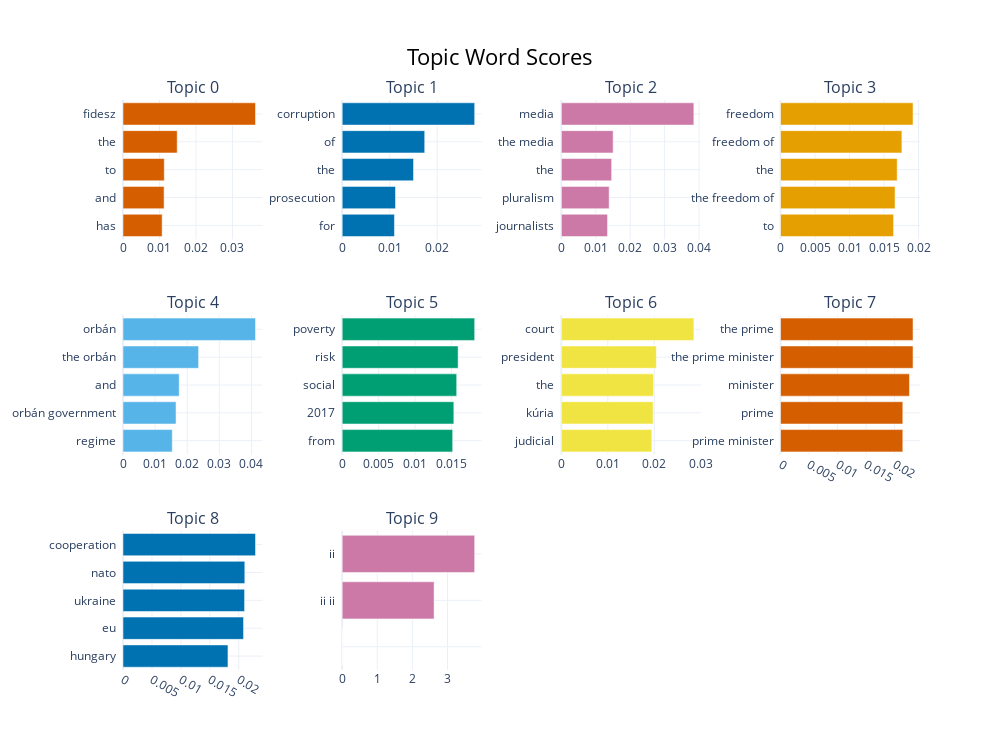

Notebook cell for this chart:
### Code cell
# visualize topic words/n_grams
model.visualize_barchart(top_n_topics=10)

### Figure 1 — Plotly figure (JSON) as saved in the notebook; plotly's stock layout.template omitted (floating-point values rounded to 4 significant figures)
{"data": [{"marker": {"color": "#D55E00"}, "orientation": "h", "type": "bar", "x": [0.01073, 0.01127, 0.01132, 0.01486, 0.03633], "xaxis": "x", "y": ["has  ", "and  ", "to  ", "the  ", "fidesz  "], "yaxis": "y"}, {"marker": {"color": "#0072B2"}, "orientation": "h", "type": "bar", "x": [0.011, 0.01122, 0.01501, 0.01737, 0.02788], "xaxis": "x2", "y": ["for  ", "prosecution  ", "the  ", "of  ", "corruption  "], "yaxis": "y2"}, {"marker": {"color": "#CC79A7"}, "orientation": "h", "type": "bar", "x": [0.01341, 0.01388, 0.01461, 0.01504, 0.03849], "xaxis": "x3", "y": ["journalists  ", "pluralism  ", "the  ", "the media  ", "media  "], "yaxis": "y3"}, {"marker": {"color": "#E69F00"}, "orientation": "h", "type": "bar", "x": [0.01638, 0.0166, 0.0169, 0.01759, 0.0192], "xaxis": "x4", "y": ["to  ", "the freedom of  ", "the  ", "freedom of  ", "freedom  "], "yaxis": "y4"}, {"marker": {"color": "#56B4E9"}, "orientation": "h", "type": "bar", "x": [0.01534, 0.01652, 0.0175, 0.02353, 0.04126], "xaxis": "x5", "y": ["regime  ", "orbán government  ", "and  ", "the orbán  ", "orbán  "], "yaxis": "y5"}, {"marker": {"color": "#009E73"}, "orientation": "h", "type": "bar", "x": [0.01515, 0.01531, 0.0157, 0.0159, 0.01817], "xaxis": "x6", "y": ["from  ", "2017  ", "social  ", "risk  ", "poverty  "], "yaxis": "y6"}, {"marker": {"color": "#F0E442"}, "orientation": "h", "type": "bar", "x": [0.01947, 0.01975, 0.01985, 0.02045, 0.02852], "xaxis": "x7", "y": ["judicial  ", "kúria  ", "the  ", "president  ", "court  "], "yaxis": "y7"}, {"marker": {"color": "#D55E00"}, "orientation": "h", "type": "bar", "x": [0.02144, 0.02144, 0.02261, 0.02323, 0.02323], "xaxis": "x8", "y": ["prime minister  ", "prime  ", "minister  ", "the prime minister  ", "the prime  "], "yaxis": "y8"}, {"marker": {"color": "#0072B2"}, "orientation": "h", "type": "bar", "x": [0.01813, 0.02082, 0.021, 0.02105, 0.02289], "xaxis": "x9", "y": ["hungary  ", "eu  ", "ukraine  ", "nato  ", "cooperation  "], "yaxis": "y9"}, {"marker": {"color": "#CC79A7"}, "orientation": "h", "type": "bar", "x": [1e-05, 1e-05, 1e-05, 2.619, 3.776], "xaxis": "x10", "y": ["  ", "  ", "  ", "ii ii  ", "ii  "], "yaxis": "y10"}], "layout": {"annotations": [{"font": {"size": 16}, "showarrow": false, "text": "Topic 0", "x": 0.0875, "xanchor": "center", "xref": "paper", "y": 1, "yanchor": "bottom", "yref": "paper"}, {"font": {"size": 16}, "showarrow": false, "text": "Topic 1", "x": 0.3625, "xanchor": "center", "xref": "paper", "y": 1, "yanchor": "bottom", "yref": "paper"}, {"font": {"size": 16}, "showarrow": false, "text": "Topic 2", "x": 0.6375, "xanchor": "center", "xref": "paper", "y": 1, "yanchor": "bottom", "yref": "paper"}, {"font": {"size": 16}, "showarrow": false, "text": "Topic 3", "x": 0.9125, "xanchor": "center", "xref": "paper", "y": 1, "yanchor": "bottom", "yref": "paper"}, {"font": {"size": 16}, "showarrow": false, "text": "Topic 4", "x": 0.0875, "xanchor": "center", "xref": "paper", "y": 0.6222, "yanchor": "bottom", "yref": "paper"}, {"font": {"size": 16}, "showarrow": false, "text": "Topic 5", "x": 0.3625, "xanchor": "center", "xref": "paper", "y": 0.6222, "yanchor": "bottom", "yref": "paper"}, {"font": {"size": 16}, "showarrow": false, "text": "Topic 6", "x": 0.6375, "xanchor": "center", "xref": "paper", "y": 0.6222, "yanchor": "bottom", "yref": "paper"}, {"font": {"size": 16}, "showarrow": false, "text": "Topic 7", "x": 0.9125, "xanchor": "center", "xref": "paper", "y": 0.6222, "yanchor": "bottom", "yref": "paper"}, {"font": {"size": 16}, "showarrow": false, "text": "Topic 8", "x": 0.0875, "xanchor": "center", "xref": "paper", "y": 0.2444, "yanchor": "bottom", "yref": "paper"}, {"font": {"size": 16}, "showarrow": false, "text": "Topic 9", "x": 0.3625, "xanchor": "center", "xref": "paper", "y": 0.2444, "yanchor": "bottom", "yref": "paper"}], "height": 750, "hoverlabel": {"bgcolor": "white", "font": {"family": "Rockwell", "size": 16}}, "showlegend": false, "title": {"font": {"color": "Black", "size": 22}, "text": "Topic Word Scores", "x": 0.5, "xanchor": "center", "yanchor": "top"}, "width": 1000, "xaxis": {"anchor": "y", "autorange": true, "domain": [0, 0.175], "range": [0, 0.03824], "showgrid": true, "type": "linear"}, "xaxis10": {"anchor": "y10", "autorange": true, "domain": [0.275, 0.45], "range": [0, 3.975], "showgrid": true, "type": "linear"}, "xaxis11": {"anchor": "y11", "domain": [0.55, 0.725], "showgrid": true}, "xaxis12": {"anchor": "y12", "domain": [0.825, 1], "showgrid": true}, "xaxis2": {"anchor": "y2", "autorange": true, "domain": [0.275, 0.45], "range": [0, 0.02935], "showgrid": true, "type": "linear"}, "xaxis3": {"anchor": "y3", "autorange": true, "domain": [0.55, 0.725], "range": [0, 0.04051], "showgrid": true, "type": "linear"}, "xaxis4": {"anchor": "y4", "autorange": true, "domain": [0.825, 1], "range": [0, 0.02021], "showgrid": true, "type": "linear"}, "xaxis5": {"anchor": "y5", "autorange": true, "domain": [0, 0.175], "range": [0, 0.04343], "showgrid": true, "type": "linear"}, "xaxis6": {"anchor": "y6", "autorange": true, "domain": [0.275, 0.45], "range": [0, 0.01912], "showgrid": true, "type": "linear"}, "xaxis7": {"anchor": "y7", "autorange": true, "domain": [0.55, 0.725], "range": [0, 0.03002], "showgrid": true, "type": "linear"}, "xaxis8": {"anchor": "y8", "autorange": true, "domain": [0.825, 1], "range": [0, 0.02445], "showgrid": true, "type": "linear"}, "xaxis9": {"anchor": "y9", "autorange": true, "domain": [0, 0.175], "range": [0, 0.0241], "showgrid": true, "type": "linear"}, "yaxis": {"anchor": "x", "autorange": true, "domain": [0.7556, 1], "range": [-0.5, 4.5], "showgrid": true, "type": "category"}, "yaxis10": {"anchor": "x10", "autorange": true, "domain": [0, 0.2444], "range": [-0.5, 2.5], "showgrid": true, "type": "category"}, "yaxis11": {"anchor": "x11", "domain": [0, 0.2444], "showgrid": true}, "yaxis12": {"anchor": "x12", "domain": [0, 0.2444], "showgrid": true}, "yaxis2": {"anchor": "x2", "autorange": true, "domain": [0.7556, 1], "range": [-0.5, 4.5], "showgrid": true, "type": "category"}, "yaxis3": {"anchor": "x3", "autorange": true, "domain": [0.7556, 1], "range": [-0.5, 4.5], "showgrid": true, "type": "category"}, "yaxis4": {"anchor": "x4", "autorange": true, "domain": [0.7556, 1], "range": [-0.5, 4.5], "showgrid": true, "type": "category"}, "yaxis5": {"anchor": "x5", "autorange": true, "domain": [0.3778, 0.6222], "range": [-0.5, 4.5], "showgrid": true, "type": "category"}, "yaxis6": {"anchor": "x6", "autorange": true, "domain": [0.3778, 0.6222], "range": [-0.5, 4.5], "showgrid": true, "type": "category"}, "yaxis7": {"anchor": "x7", "autorange": true, "domain": [0.3778, 0.6222], "range": [-0.5, 4.5], "showgrid": true, "type": "category"}, "yaxis8": {"anchor": "x8", "autorange": true, "domain": [0.3778, 0.6222], "range": [-0.5, 4.5], "showgrid": true, "type": "category"}, "yaxis9": {"anchor": "x9", "autorange": true, "domain": [0, 0.2444], "range": [-0.5, 4.5], "showgrid": true, "type": "category"}}}
